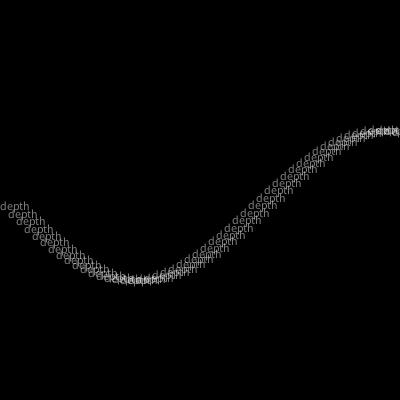
Frame 1 (no input)
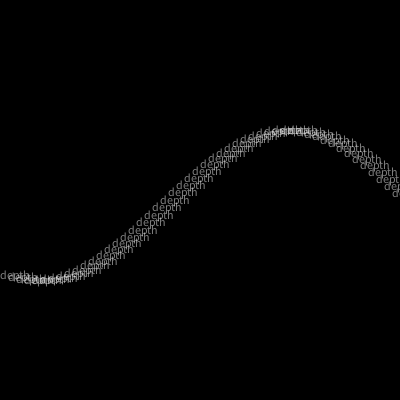
Frame 60 (the mouse pressed at the canvas centre just before this capture)
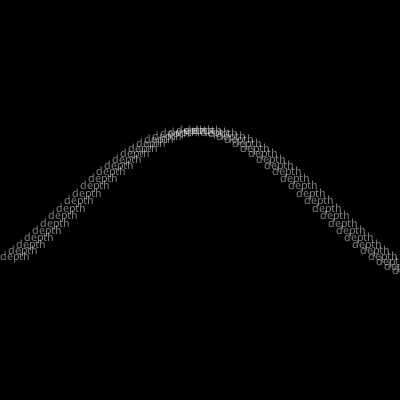
Frame 120 (the mouse held since frame 60 and released just before this capture)

The Processing sketch that drew these frames (run headless with seeded random() and noise(); from frame 60 on, the mouse is pressed at the canvas centre):

// Processing sketch: processing_61602
// ── processing_61602.pde

int xspacing = 8;   
int w;              

float theta = 0.0;  
float amplitude = 75.0;  
float period = 500.0;  
float dx;  
float[] yvalues;  

void setup() {
  size(400,400);
  frameRate(30);
  colorMode(RGB,255,255,255,100);
  smooth();
  w = width+16;
  dx = (TWO_PI / period) * xspacing;
  yvalues = new float[w/xspacing];
}

void draw() {
  background(0);
  calcWave();
  renderWave();

}

void calcWave() {
  theta += 0.02;

  float x = theta;
  for (int i = 0; i < yvalues.length; i++) {
    yvalues[i] = sin(x)*amplitude;
    x+=dx;
  }
}

void renderWave() {
  for (int x = 0; x < yvalues.length; x++) {
    noStroke();
    fill(255,50);
    textMode(CENTER);
    text("depth",x*xspacing,width/2+yvalues[x],40,16);
  }
}
